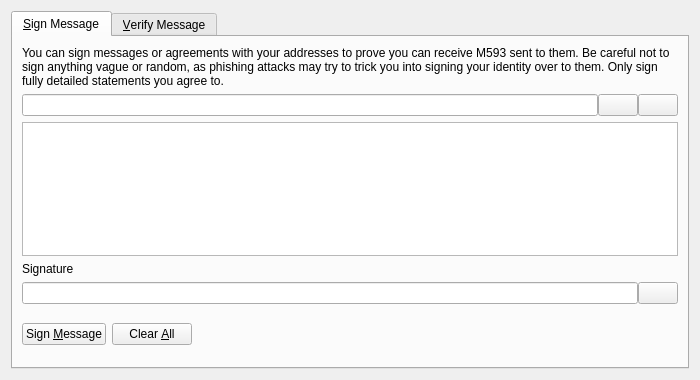
<?xml version="1.0" encoding="UTF-8"?>
<ui version="4.0">
 <class>SignVerifyMessageDialog</class>
 <widget class="QDialog" name="SignVerifyMessageDialog">
  <property name="geometry">
   <rect>
    <x>0</x>
    <y>0</y>
    <width>700</width>
    <height>380</height>
   </rect>
  </property>
  <property name="windowTitle">
   <string>Signatures - Sign / Verify a Message</string>
  </property>
  <property name="modal">
   <bool>true</bool>
  </property>
  <layout class="QVBoxLayout" name="verticalLayout">
   <item>
    <widget class="QTabWidget" name="tabWidget">
     <property name="currentIndex">
      <number>0</number>
     </property>
     <widget class="QWidget" name="tabSignMessage">
      <attribute name="title">
       <string>&amp;Sign Message</string>
      </attribute>
      <layout class="QVBoxLayout" name="verticalLayout_SM">
       <item>
        <widget class="QLabel" name="infoLabel_SM">
         <property name="text">
          <string>You can sign messages or agreements with your addresses to prove you can receive M593 sent to them. Be careful not to sign anything vague or random, as phishing attacks may try to trick you into signing your identity over to them. Only sign fully detailed statements you agree to.</string>
         </property>
         <property name="textFormat">
          <enum>Qt::PlainText</enum>
         </property>
         <property name="wordWrap">
          <bool>true</bool>
         </property>
        </widget>
       </item>
       <item>
        <layout class="QHBoxLayout" name="horizontalLayout_1_SM">
         <property name="spacing">
          <number>0</number>
         </property>
         <item>
          <widget class="QValidatedLineEdit" name="addressIn_SM">
           <property name="toolTip">
            <string>The M593 address to sign the message with</string>
           </property>
          </widget>
         </item>
         <item>
          <widget class="QPushButton" name="addressBookButton_SM">
           <property name="toolTip">
            <string>Choose previously used address</string>
           </property>
           <property name="text">
            <string/>
           </property>
           <property name="icon">
            <iconset resource="../raven.qrc">
             <normaloff>:/icons/address-book</normaloff>:/icons/address-book</iconset>
           </property>
           <property name="shortcut">
            <string>Alt+A</string>
           </property>
           <property name="autoDefault">
            <bool>false</bool>
           </property>
          </widget>
         </item>
         <item>
          <widget class="QPushButton" name="pasteButton_SM">
           <property name="toolTip">
            <string>Paste address from clipboard</string>
           </property>
           <property name="text">
            <string/>
           </property>
           <property name="icon">
            <iconset resource="../raven.qrc">
             <normaloff>:/icons/editpaste</normaloff>:/icons/editpaste</iconset>
           </property>
           <property name="shortcut">
            <string>Alt+P</string>
           </property>
           <property name="autoDefault">
            <bool>false</bool>
           </property>
          </widget>
         </item>
        </layout>
       </item>
       <item>
        <widget class="QPlainTextEdit" name="messageIn_SM">
         <property name="toolTip">
          <string>Enter the message you want to sign here</string>
         </property>
        </widget>
       </item>
       <item>
        <widget class="QLabel" name="signatureLabel_SM">
         <property name="text">
          <string>Signature</string>
         </property>
         <property name="textFormat">
          <enum>Qt::PlainText</enum>
         </property>
        </widget>
       </item>
       <item>
        <layout class="QHBoxLayout" name="horizontalLayout_2_SM">
         <property name="spacing">
          <number>0</number>
         </property>
         <item>
          <widget class="QLineEdit" name="signatureOut_SM">
           <property name="font">
            <font>
             <italic>true</italic>
            </font>
           </property>
           <property name="readOnly">
            <bool>true</bool>
           </property>
          </widget>
         </item>
         <item>
          <widget class="QPushButton" name="copySignatureButton_SM">
           <property name="toolTip">
            <string>Copy the current signature to the system clipboard</string>
           </property>
           <property name="text">
            <string/>
           </property>
           <property name="icon">
            <iconset resource="../raven.qrc">
             <normaloff>:/icons/editcopy</normaloff>:/icons/editcopy</iconset>
           </property>
           <property name="autoDefault">
            <bool>false</bool>
           </property>
          </widget>
         </item>
        </layout>
       </item>
       <item>
        <layout class="QHBoxLayout" name="horizontalLayout_3_SM">
         <item>
          <widget class="QPushButton" name="signMessageButton_SM">
           <property name="toolTip">
            <string>Sign the message to prove you own this M593 address</string>
           </property>
           <property name="text">
            <string>Sign &amp;Message</string>
           </property>
           <property name="icon">
            <iconset resource="../raven.qrc">
             <normaloff>:/icons/edit</normaloff>:/icons/edit</iconset>
           </property>
           <property name="autoDefault">
            <bool>false</bool>
           </property>
          </widget>
         </item>
         <item>
          <widget class="QPushButton" name="clearButton_SM">
           <property name="toolTip">
            <string>Reset all sign message fields</string>
           </property>
           <property name="text">
            <string>Clear &amp;All</string>
           </property>
           <property name="icon">
            <iconset resource="../raven.qrc">
             <normaloff>:/icons/remove</normaloff>:/icons/remove</iconset>
           </property>
           <property name="autoDefault">
            <bool>false</bool>
           </property>
          </widget>
         </item>
         <item>
          <spacer name="horizontalSpacer_1_SM">
           <property name="orientation">
            <enum>Qt::Horizontal</enum>
           </property>
           <property name="sizeHint" stdset="0">
            <size>
             <width>40</width>
             <height>48</height>
            </size>
           </property>
          </spacer>
         </item>
         <item>
          <widget class="QLabel" name="statusLabel_SM">
           <property name="font">
            <font>
             <weight>75</weight>
             <bold>true</bold>
            </font>
           </property>
           <property name="text">
            <string/>
           </property>
           <property name="wordWrap">
            <bool>true</bool>
           </property>
          </widget>
         </item>
         <item>
          <spacer name="horizontalSpacer_2_SM">
           <property name="orientation">
            <enum>Qt::Horizontal</enum>
           </property>
           <property name="sizeHint" stdset="0">
            <size>
             <width>40</width>
             <height>48</height>
            </size>
           </property>
          </spacer>
         </item>
        </layout>
       </item>
      </layout>
     </widget>
     <widget class="QWidget" name="tabVerifyMessage">
      <attribute name="title">
       <string>&amp;Verify Message</string>
      </attribute>
      <layout class="QVBoxLayout" name="verticalLayout_VM">
       <item>
        <widget class="QLabel" name="infoLabel_VM">
         <property name="text">
          <string>Enter the receiver's address, message (ensure you copy line breaks, spaces, tabs, etc. exactly) and signature below to verify the message. Be careful not to read more into the signature than what is in the signed message itself, to avoid being tricked by a man-in-the-middle attack. Note that this only proves the signing party receives with the address, it cannot prove sendership of any transaction!</string>
         </property>
         <property name="textFormat">
          <enum>Qt::PlainText</enum>
         </property>
         <property name="alignment">
          <set>Qt::AlignLeading|Qt::AlignLeft|Qt::AlignTop</set>
         </property>
         <property name="wordWrap">
          <bool>true</bool>
         </property>
        </widget>
       </item>
       <item>
        <layout class="QHBoxLayout" name="horizontalLayout_1_VM">
         <property name="spacing">
          <number>0</number>
         </property>
         <item>
          <widget class="QValidatedLineEdit" name="addressIn_VM">
           <property name="toolTip">
            <string>The M593 address the message was signed with</string>
           </property>
          </widget>
         </item>
         <item>
          <widget class="QPushButton" name="addressBookButton_VM">
           <property name="toolTip">
            <string>Choose previously used address</string>
           </property>
           <property name="text">
            <string/>
           </property>
           <property name="icon">
            <iconset resource="../raven.qrc">
             <normaloff>:/icons/address-book</normaloff>:/icons/address-book</iconset>
           </property>
           <property name="shortcut">
            <string>Alt+A</string>
           </property>
           <property name="autoDefault">
            <bool>false</bool>
           </property>
          </widget>
         </item>
        </layout>
       </item>
       <item>
        <widget class="QPlainTextEdit" name="messageIn_VM"/>
       </item>
       <item>
        <widget class="QValidatedLineEdit" name="signatureIn_VM"/>
       </item>
       <item>
        <layout class="QHBoxLayout" name="horizontalLayout_2_VM">
         <item>
          <widget class="QPushButton" name="verifyMessageButton_VM">
           <property name="toolTip">
            <string>Verify the message to ensure it was signed with the specified M593 address</string>
           </property>
           <property name="text">
            <string>Verify &amp;Message</string>
           </property>
           <property name="icon">
            <iconset resource="../raven.qrc">
             <normaloff>:/icons/transaction_0</normaloff>:/icons/transaction_0</iconset>
           </property>
           <property name="autoDefault">
            <bool>false</bool>
           </property>
          </widget>
         </item>
         <item>
          <widget class="QPushButton" name="clearButton_VM">
           <property name="toolTip">
            <string>Reset all verify message fields</string>
           </property>
           <property name="text">
            <string>Clear &amp;All</string>
           </property>
           <property name="icon">
            <iconset resource="../raven.qrc">
             <normaloff>:/icons/remove</normaloff>:/icons/remove</iconset>
           </property>
           <property name="autoDefault">
            <bool>false</bool>
           </property>
          </widget>
         </item>
         <item>
          <spacer name="horizontalSpacer_1_VM">
           <property name="orientation">
            <enum>Qt::Horizontal</enum>
           </property>
           <property name="sizeHint" stdset="0">
            <size>
             <width>40</width>
             <height>48</height>
            </size>
           </property>
          </spacer>
         </item>
         <item>
          <widget class="QLabel" name="statusLabel_VM">
           <property name="font">
            <font>
             <weight>75</weight>
             <bold>true</bold>
            </font>
           </property>
           <property name="text">
            <string/>
           </property>
           <property name="wordWrap">
            <bool>true</bool>
           </property>
          </widget>
         </item>
         <item>
          <spacer name="horizontalSpacer_2_VM">
           <property name="orientation">
            <enum>Qt::Horizontal</enum>
           </property>
           <property name="sizeHint" stdset="0">
            <size>
             <width>40</width>
             <height>48</height>
            </size>
           </property>
          </spacer>
         </item>
        </layout>
       </item>
      </layout>
     </widget>
    </widget>
   </item>
  </layout>
 </widget>
 <customwidgets>
  <customwidget>
   <class>QValidatedLineEdit</class>
   <extends>QLineEdit</extends>
   <header>qvalidatedlineedit.h</header>
  </customwidget>
 </customwidgets>
 <resources>
  <include location="../raven.qrc"/>
 </resources>
 <connections/>
</ui>
